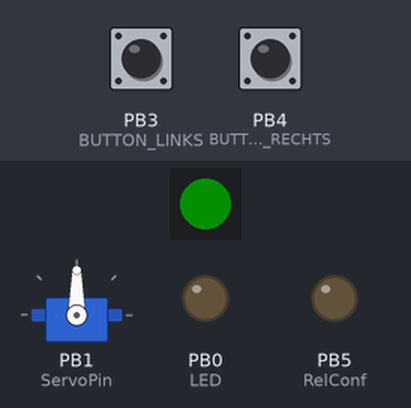
Recording of a program running on a simulated ATtiny85, built with avr-gcc and run on an emulated ATtiny85. On the bench: 1 RGB LEDs in strip order, left to right, servo, output pins drawn as LEDs (lit = HIGH). The test bench sets the inputs (shaded band); at power-on: PB3 (BUTTON_LINKS) HIGH, PB4 (BUTTON_RECHTS) HIGH. Dim RGB values are drawn brighter than linear; EEPROM starts erased.

Above: at 1.1 s.
At 2.2 s:
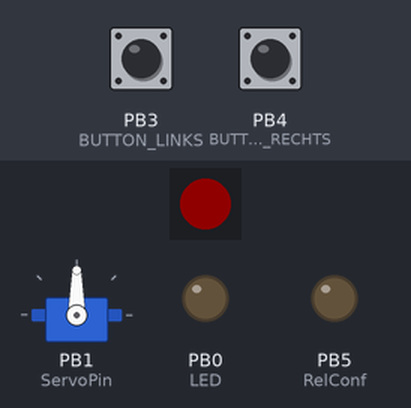
At 3.3 s:
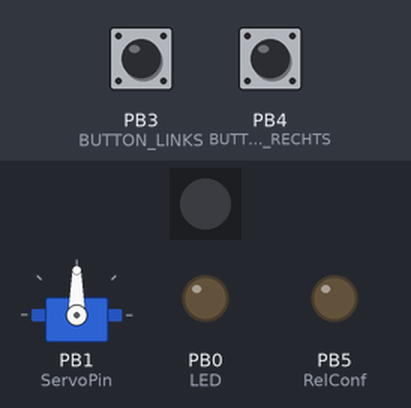
At 8.3 s:
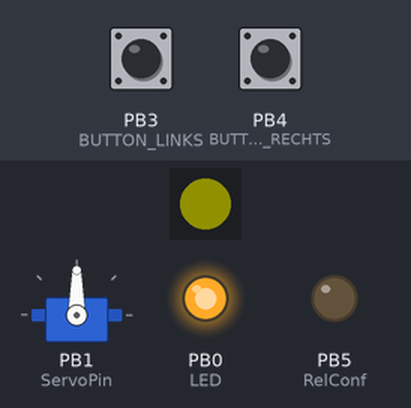
Timing chart, 0 to 9.8 s (numbered marks = the images above):
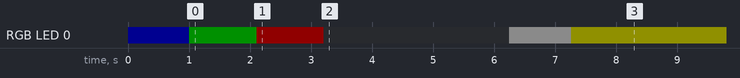

The program:

main.cpp
```cpp
// ServoPrint V1.0
// Bij P.M. de Heij   11-7-2020
// status: werkend


// Libraries Pas op Softservo is aangepst!

#include <Arduino.h>
#include <EEPROM.h>
#include <Adafruit_SoftServo.h>
#include <Adafruit_NeoPixel.h>
#include <Bounce2.h>

// Pin defenities

const int ServoPin = PB1;   // Servo Pin
const int BUTTON_RECHTS = PB4;  // Drukknop Rechts
const int BUTTON_LINKS = PB3;   // Drukknop Links
const int Status = PB2;  // Status Led
const int RelConf = PB5;   // Relais of configuratie
const int LED = PB0; // LED aan uitgang


// Schrijven Long naar EEPROM
void EEPROMWriteLong(int adres,long waarde)
{
    byte four = (waarde & 0xFF);
    byte three = ((waarde >> 8) & 0xFF);
    byte two = ((waarde >> 16) & 0xFF);
    byte one = ((waarde >> 24) & 0xFF);

    EEPROM.write(adres,four);
    EEPROM.write(adres + 1,three);
    EEPROM.write(adres + 2,two);
    EEPROM.write(adres + 3,one);

}

// Lezen long van EEPROM
long EEPROMReadLong(long adres)
{
    long four = EEPROM.read(adres);
    long three = EEPROM.read(adres + 1);
    long two = EEPROM.read(adres + 2);
    long one = EEPROM.read(adres + 3);

    return((four << 0) & 0xFF) + ((three  << 8) & 0xFFFF) + ((two << 16) & 0xFFFFFF) + ((one << 24) & 0xFFFFFFFF);
}


/*
   EEPROM GEBRUIK
   0    Configuratie aanwezig dan is deze 1

   1    EindLinks
        0-180 voor eindstand servo links

   2    EindRechts
        0-180 voor eindstand servo Rechts

   3,4,5,6   Snelheid
        1-255 voor snelheid in stappen van 5 ms

   7   Voorkeur
        1 = Links voorkeur opstarten
        2 = Rechts voorkeur opstarten

   8    Werking
        1 = Drukknoppen links en rechts
        2 = Schakelaar op drukknop Rechts

   9   LedMod
        1 = Uit
        2 = knippert altijd
        3 = Knippert tijdens Servo beweging
        4 = Knippert bij servo naar Rechts
        5 = knippert bij servo naar rechts
        6 = Flash bij servo naar rechts
        7 = Flash bij servo naar links

   10,11,12,13    LedKnip
        0-1000 stapjes 25 ms voor knipper snelheid led


*/

int Configuratie = EEPROM.read(0); // Is er data in Eeprom
int EindLinks = EEPROM.read(1);  // eind stand servo links
int EindRechts = EEPROM.read(2);  // eind stand servo rechts
unsigned long Snelheid = EEPROMReadLong(3);  // snelheid servo
int VoorKeur = EEPROM.read(7); // Voorkeur opstart stand
int Werking = EEPROM.read(8); // Werking Drukknopen
int LedMod = EEPROM.read(9);  // Werking LED
unsigned long LedKnip = EEPROMReadLong(10); // Knipper snelheid LED


// Variable
int Mode = 0; // Geeft weer of we 0 in bedrijf zijn of 1 an het programmeren
int NaarLinks = 0; // Marker links ingedrukt
int NaarRechts = 0; // Marker rechts ingedrukt
int Stel; // Servo positie om te settten
int ledState = HIGH;
int endstate;
int PosServo; // Actuele servo positie 0 = Rechts 1 = Links
int Vergrendel = 0; // Als we schakelaar gebruiken en deze terug zetten maken we eerst af
int CalLinks; // callibratie in config
int CalRechts; // callibratie in confog
int KnipperenMag = 0; // Led knipperen
int ingedrukt = 0; //controle op indrukken set/prog
int DuoStat = LOW; // stsustled knippren
const int LedCount = 1; // aantal Leds
const int Rechts = 0; //Rechts = 0
const int Links = 1; // Links = 1
const long Rood = 0xFF0000;
const long Groen = 0x00FF00;
const long Blauw = 0x0000FF;
const long Geel = 0xF6FF00;
const long Cyaan = 0xFF00F6;
const long Grijs = 0xA8A8A8;
const long Uit = 0x0;
const long Flash = 500; // snelheid flitslicht
unsigned long ServoMillis = 0; // voor snelheid dervo
unsigned long RelaisMillis = 0; // voor snelheid LED
unsigned long currentMillis = millis();
unsigned long FlashMillis = 0;
unsigned long KnipperMillis = 0;
unsigned long ConfKnipper = 0;

// class defenities

Adafruit_SoftServo Servo;
Adafruit_NeoPixel StatusLed(LedCount, Status, NEO_GRB + NEO_KHZ800);
Bounce DKRechts = Bounce();
Bounce DKLinks = Bounce();

// tweekleuren knipper voor config
void DuoKnipper(const long kleur1, const long kleur2)
{
    currentMillis = millis();

    if (currentMillis - ConfKnipper >= 500)
    {
      ConfKnipper = currentMillis;
      if (DuoStat == LOW)
      {
          StatusLed.setPixelColor(0,kleur1);
          StatusLed.show();
          DuoStat = HIGH;
      }
      else
      {
          StatusLed.setPixelColor(0,kleur2);
          StatusLed.show();
          DuoStat = LOW;
      }

    }
}
// knipperroutine LED
void KnipperenLed()
    {

    currentMillis = millis();

    if (currentMillis-KnipperMillis >= LedKnip)
     {
         KnipperMillis = currentMillis;
         if (KnipperenMag == 1 && ledState == LOW)
         {
          ledState = HIGH;
         }
         else if (KnipperenMag == 1 && ledState == HIGH)
         {
          ledState = LOW;
         }
         else if (KnipperenMag == 0) ledState = HIGH;

        digitalWrite(LED,ledState);
     }
    }

// Configureer mode als jumper op dk staat

void Configureer()
{
    Servo.write(90); // zet servo in middenstand
    StatusLed.setPixelColor(0, Blauw);  //statusled gaat naar programeer stand
    StatusLed.show();
    int ProgrammerStap = 1;  //Terugmelding via statusled


    // Controleer de EEprom waarde en verander deze als ze buiten de specs vallen

    if (EindLinks > 180)
    {
        CalLinks = 90;
    }
    else
    {
        CalLinks = EindLinks;
    }

    if (EindRechts > 180)
    {
        CalRechts = 90;
    }
    else
    {
        CalRechts = EindRechts;
    }

    if(Snelheid >255)Snelheid = 128;
    if(LedMod < 1 || LedMod >5)LedMod = 1;
    if(LedKnip < 0 || LedKnip >1000 )LedKnip = 2;

    // Servo in middenstand voor afstellen, wacht tot set/prog wordt ingedrukt
    while (ingedrukt == 0)
    {
        if (digitalRead(RelConf) == 0)ingedrukt = 1;
    }
    delay(1000);

    // Zolang we programmeren blijven we in deze lus
    while (Mode == 1)
    {
        currentMillis = millis();  // Actueel teller millis

        DKRechts.update();
        DKLinks.update();

        switch (ProgrammerStap)
        {
        case 1: // afstellen postitie Links

            StatusLed.setPixelColor(0, Groen);
            StatusLed.show();
            Servo.write(CalLinks);
            if (DKLinks.read() == 0)
                CalLinks = CalLinks + 1;
            delay(50);
            if (DKRechts.read() == 0)
                CalLinks = CalLinks - 1;
            delay(50);
            if (digitalRead(RelConf) == 0)
            {
                EEPROM.write(1, CalLinks);
                ProgrammerStap = 2;
                EindLinks = CalLinks;
                EEPROM.write(EindLinks, 1);
                delay(1000);
            }

            break;
        case 2: // afstellen postitie Rechts

            StatusLed.setPixelColor(0, Rood);
            StatusLed.show();
            Servo.write(CalRechts);
            if (DKLinks.read() == 0)
                CalRechts = CalRechts + 1;
            delay(50);
            if (DKRechts.read() == 0)
                CalRechts = CalRechts - 1;
            delay(50);
            if (digitalRead(RelConf) == 0)
            {
                EEPROM.write(2, CalRechts);
                ProgrammerStap = 3;
                EindRechts = CalRechts;
                EEPROM.write(EindRechts, 2);
                Stel = EindRechts;
                PosServo = Rechts;
                delay(1000);
            }

            break;
        case 3: // afstellen snelheid

            if (currentMillis - ServoMillis >= Snelheid)
            {
                ServoMillis = currentMillis;
                // Naar Links
                if (Stel != EindLinks && PosServo == Rechts)
                {
                    Servo.write(Stel);
                    Stel = Stel + 1;
                    ledState = !ledState;

                    if (Stel == EindLinks)
                    {
                        PosServo = Links;
                        Stel = EindLinks;
                    }
                }
                // Naar Rechts
                if (Stel != EindRechts && PosServo == Links)
                {
                    Servo.write(Stel);
                    Stel = Stel - 1;
                    ledState = !ledState;

                    if (Stel == EindRechts)
                    {
                        PosServo = Rechts;
                        Stel = EindRechts;
                    }
                }

                if (ledState == 1 && endstate == 0)
                {
                    StatusLed.setPixelColor(0, Uit);
                    StatusLed.show();
                }
                else
                {
                    StatusLed.setPixelColor(0, Geel);
                    StatusLed.show();
                }

                if (DKLinks.read() == 0)
                {
                    Snelheid = Snelheid + 1;
                    if (Snelheid >= 255)
                        Snelheid = 255;
                }
                delay(5);
                if (DKRechts.read() == 0)
                {
                    Snelheid = Snelheid - 1;
                    if (Snelheid <= 1)
                        Snelheid = 1;
                }
                delay(5);
                if (digitalRead(RelConf) == 0)
                {

                    ProgrammerStap = 4;
                    delay(1000);
                    EEPROMWriteLong(3, Snelheid);
                }
                if (Snelheid == 255)
                {
                    StatusLed.setPixelColor(0, Rood);
                    StatusLed.show();
                    endstate = 1;
                }
                else if (Snelheid == 1)
                {
                    StatusLed.setPixelColor(0, Rood);
                    StatusLed.show();
                    endstate = 1;
                }
                else
                {
                    endstate = 0;
                }
            }

            break;

        case 4: // Drukknop mode

            if (Werking == 1)
            {
                DuoKnipper(Cyaan, Groen);
            }
            else if (Werking == 2)
            {
                DuoKnipper(Cyaan, Rood);
            }
            if (DKLinks.read() == 0)
                Werking = 2;
            delay(5);
            if (DKRechts.read() == 0)
                Werking = 1;
            delay(5);

            if (digitalRead(RelConf) == 0)
            {
                EEPROM.write(8, Werking);
                ProgrammerStap = 5;
                delay(1000);
            }
            break;

        case 5: // Voorkeur stand bij aanzetten (alleen drukknop)

            if (VoorKeur == 1)
            {
                DuoKnipper(Geel, Groen);
            }
            else if (VoorKeur == 2)
            {
                DuoKnipper(Geel, Rood);
            }
            if (DKLinks.rose())
                VoorKeur = 1;
            if (DKRechts.rose())
                VoorKeur = 2;

            if (digitalRead(RelConf) == 0)
            {
                EEPROM.write(7, VoorKeur);
                ProgrammerStap = 6;
                delay(1000);
            }

            break;

        case 6: // LED Mode

            if (DKLinks.rose())
            {
                LedMod++;
                if (LedMod >= 5)
                    LedMod = 5;
            }

            if (DKRechts.rose())
            {
                LedMod--;
                if (LedMod >= 1)
                    LedMod = 1;
            }

            if (LedMod == 1)
            {
                StatusLed.setPixelColor(0, Grijs);
                StatusLed.show();
                KnipperenMag = 0;
            }
            if (LedMod == 2)
            {
                DuoKnipper(Grijs, Uit);
                KnipperenMag = 1;
            }
            if (LedMod == 3)
            {
                DuoKnipper(Grijs, Cyaan);
                KnipperenMag = 1;
            }
            if (LedMod == 4)
            {
                DuoKnipper(Grijs, Groen);
                KnipperenMag = 1;
            }
            if (LedMod == 5)
            {
                DuoKnipper(Grijs, Rood);
                KnipperenMag = 1;
            }
            if (digitalRead(RelConf) == 0)
            {
                EEPROMWriteLong(9 , LedMod);
                ProgrammerStap = 7;
                KnipperenMag = 0;
                delay(1000);
            }


            KnipperenLed();

            break;

        case 7: // knippersnelheid
            KnipperenMag = 1;
            StatusLed.setPixelColor(0,Geel);
            StatusLed.show();

            if (DKRechts.rose())
            {
                LedKnip=LedKnip-25;
                if (LedKnip >=0)LedKnip=0;
            }
            if (DKLinks.rose())
            {
                LedKnip=LedKnip+25;
                if(LedKnip>=1000)LedKnip=1000;
            }
            if (digitalRead(RelConf) == 0)
            {
                EEPROMWriteLong(10, LedKnip);
                ProgrammerStap = 8;
                KnipperenMag = 0;
                delay(1000);
            }
            KnipperenLed();

            break;

        case 8: // Uit de Lus
            EEPROM.write(0, 1);
            Mode = 0;
            break;
        }
    }

    return;
}

void setup()
{
    // Zet timer interupt voor servopuls
    OCR0A = 0xAF;         // elk nummer is goed
    TIMSK |= _BV(OCIE0A); // Zet comperator interupt aan

    // zet pinnen in juiste stand
    pinMode(BUTTON_RECHTS, INPUT_PULLUP); // ingang met Pullup
    pinMode(BUTTON_LINKS, INPUT_PULLUP);  // ingang met pulup
    pinMode(LED, OUTPUT);
    pinMode(RelConf, INPUT); // ingang zonder pullup voor mode

    // start en reset NeoPixel
    StatusLed.begin();
    StatusLed.setBrightness(16);
    StatusLed.show();

    // Debounce de drukknoppen links en rechts
    DKRechts.attach(BUTTON_RECHTS);
    DKLinks.attach(BUTTON_LINKS);
    DKRechts.interval(10);
    DKLinks.interval(10);

    // Servo op pin ServoPin
    Servo.attach(ServoPin);

    // Controleer of we gaan programmeren
    if ((digitalRead(RelConf) == 1) | (Configuratie != 1))
    {
        Mode = 1;
        Configureer();
    }

    // Terug uit programmeren vergeet niet de jumper terug te zetten
    while (digitalRead(RelConf) == 1 && Mode == 0)
    {
        DuoKnipper(Blauw, Uit);
    }

    // zet PB4 terug op uitgang voor relais
    pinMode(RelConf, OUTPUT);

    // Servo in voorkeur stand (OPM 9-8 nog niet goed voor vaste schakelaar)
    if (VoorKeur == 1 || (digitalRead(BUTTON_RECHTS) == 0 && Werking == 2))
    {

        Servo.write(EindLinks);
        delay(15);
        PosServo = Links;
        StatusLed.setPixelColor(0, Groen);
        StatusLed.show();
        digitalWrite(RelConf, HIGH);
    }
    else if (VoorKeur == 2 || (digitalRead(BUTTON_RECHTS) == 1 && Werking == 2))
    {

        Servo.write(EindRechts);
        delay(15);
        PosServo = Rechts;
        StatusLed.setPixelColor(0, Rood);
        StatusLed.show();
        digitalWrite(RelConf, LOW);
    }
}

void loop()
{
    currentMillis = millis(); // Actueel teller millis
    DKRechts.update();        // voor bounce 2
    DKLinks.update();         // voor bounce 2

    // Drukknop servo naar rechts ingedrukt
    if ((DKRechts.rose() && PosServo == Links && Werking == 1) || (DKRechts.read() == 0 && PosServo == Links && Werking == 2 && Vergrendel == 0))
    {
        Stel = EindLinks; // Begin stand
        NaarRechts = 1;   // servo gaat naar rechts
        Vergrendel = 1;
    }

    // Drukknop servo naar links ingedrukt
    if ((DKLinks.rose() && PosServo == Rechts && Werking == 1) || (DKRechts.read() == 1 && PosServo == Rechts && Werking == 2 && Vergrendel == 0))
    {
        Stel = EindRechts; //Begin stand
        NaarLinks = 1;     //servo gaat naar links
        Vergrendel = 1;
    }

    // Servo stel routine
    if (currentMillis - ServoMillis >= Snelheid)
    {
        ServoMillis = currentMillis;

        // Naar Links
        if (Stel != EindLinks && NaarLinks == 1)
        {
            Servo.write(Stel);
            Stel = Stel + 1;

            // Zet Relais
            if (Stel == ((EindLinks - EindRechts) / 2) + EindRechts)
            {
                digitalWrite(RelConf, HIGH);
                StatusLed.setPixelColor(0, Groen);
                StatusLed.show();
            }

            // is de eindstand bereikt?
            if (Stel == EindLinks)
            {
                NaarLinks = 0;
                PosServo = Links;
                Vergrendel = 0;
            }
        }

        // Naar Rechts
        if (Stel != EindRechts && NaarRechts == 1)
        {
            Servo.write(Stel);
            Stel = Stel - 1;

            // Zet Relais
            if (Stel == ((EindLinks - EindRechts) / 2) + EindRechts)
            {
                digitalWrite(RelConf, LOW);
                StatusLed.setPixelColor(0, Rood);
                StatusLed.show();
            }
            // Is de eindstand bereikt ?
            if (Stel == EindRechts)
            {
                NaarRechts = 0;
                PosServo = Rechts;
                Vergrendel = 0;
            }
        }
    }

    // Bepaal wanneer Led moet knipperen
    if ((LedMod == 2) | (LedMod == 4 && PosServo == Links && Vergrendel == 0) | (LedMod == 5 && PosServo == Rechts && Vergrendel == 0) | (LedMod == 3 && Vergrendel == 1))
    {
        KnipperenMag = 1;
    }
    else
    {
        KnipperenMag = 0;
    }

    KnipperenLed();
}

// Refresh elke 20 miliseconden servo met interupt timer 0
volatile uint8_t counter = 0;
SIGNAL(TIMER0_COMPA_vect)
{
    counter +=2;
    if (counter >= 20)
    {
        counter = 0;
        Servo.refresh();
    }

}
```
